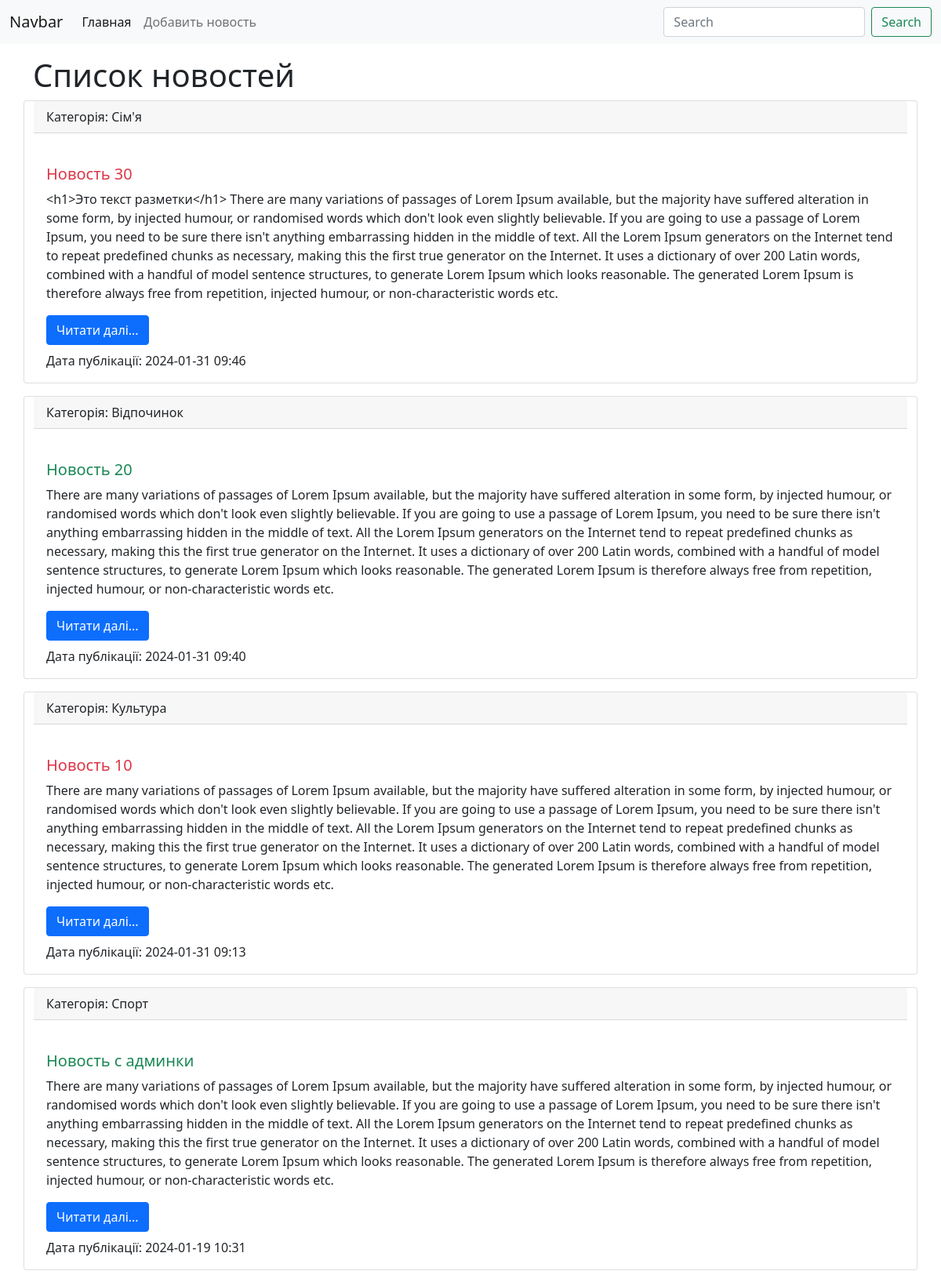
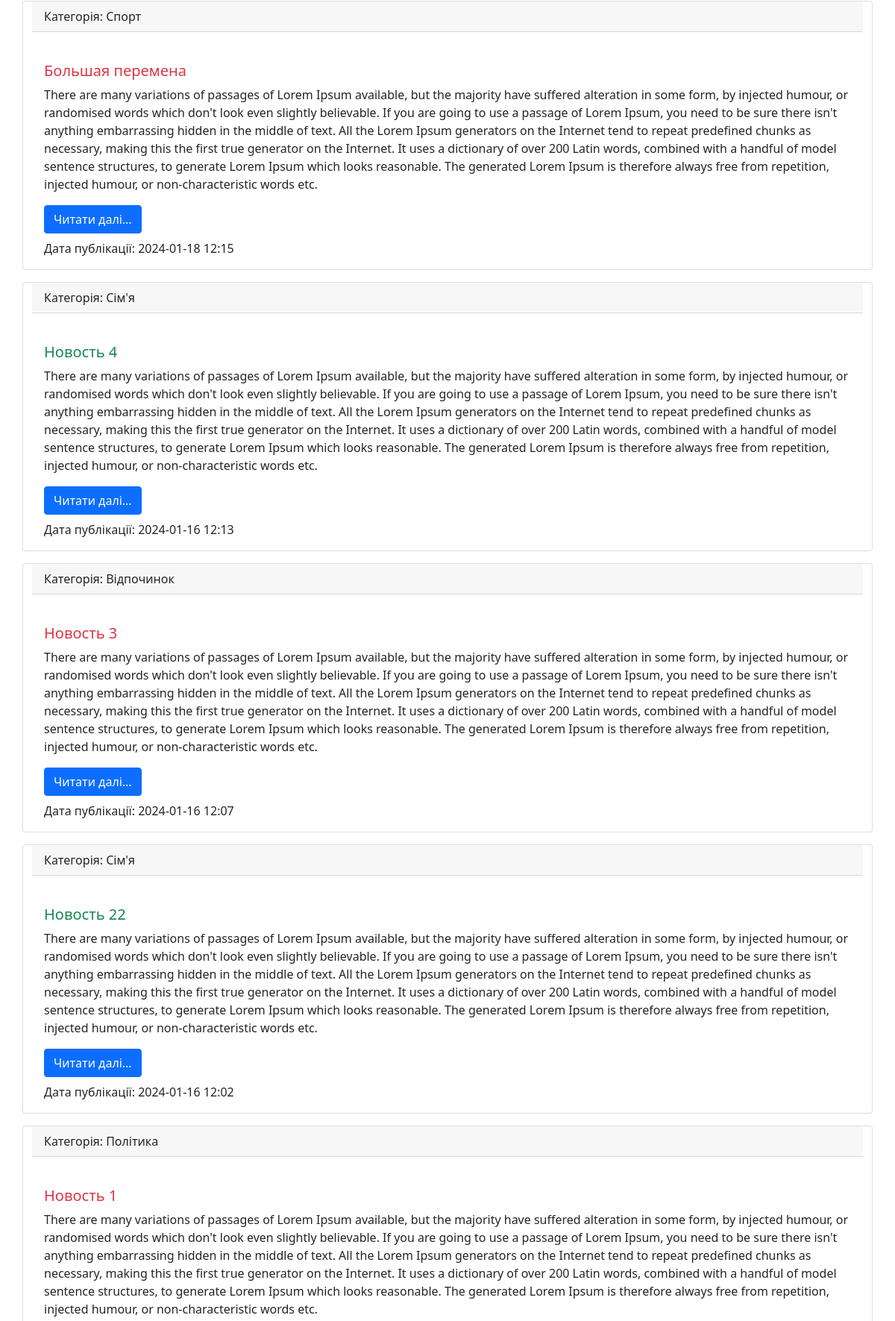
The page / (upper part) on the database its author committed (2 pictures, top to bottom).
### news/models.py (models this page shows, shortened)
class News(models.Model):
    title = models.CharField(max_length = 150, verbose_name='Заголовок')
    content = models.TextField(blank = True, verbose_name='Контент')
    created_at = models.DateTimeField(auto_now_add = True, verbose_name='Створено')
    updated_at = models.DateTimeField(auto_now = True, verbose_name = 'Відредактовано')
    photo = models.ImageField(upload_to = 'photo/%Y/%m/%d', verbose_name='Фото', blank = True)
    is_published = models.BooleanField(default = True, verbose_name = 'Опубліковано')
    category = models.ForeignKey('Category', on_delete = models.PROTECT, null = True, verbose_name = 'Категорія')    # связывание с моделью Категории
    def my_func(self):
        return 'Hello from model News'
    class Meta:
        verbose_name = 'Новина' # название в единственном числе
        verbose_name_plural = 'Новини'   # название в множественном числе
        ordering = ['-created_at']  # по какому полю сортировать - и на сайт тоже влияет, можно и по 2 полям

class Category(models.Model):
    title = models.CharField(max_length = 150, db_index = True, verbose_name = 'Назва категорії')
    def __str__(self):
        return self.title
    class Meta:
        verbose_name = 'Категорія'
        verbose_name_plural = 'Категорії'
        ordering = ['title']

### news/views.py (the view)
# urls.py: path('', index),
def index(request):
    news = News.objects.order_by('-created_at')
    return render(request, 'news/index.html', context = {'news': news, 'title': 'Список новостей'})

### news/templates/news/index.html (shortened to what this page needs)
<!doctype html>
<html lang="en">
<head>
    <link href="https://cdn.jsdelivr.net/npm/bootstrap@5.0.2/dist/css/bootstrap.min.css" rel="stylesheet"
>
</head>
<body>
<nav class="navbar navbar-expand-lg navbar-light bg-light">
    <div class="container-fluid">
        <a class="navbar-brand" href="/">Navbar</a>
        <div class="collapse navbar-collapse" id="navbarSupportedContent">
            <ul class="navbar-nav me-auto mb-2 mb-lg-0">
                <li class="nav-item">
                    <a class="nav-link active" aria-current="page" href="/">Главная</a>
                </li>
                <li class="nav-item">
                    <a class="nav-link" href="/">Добавить новость</a>
                </li>
            </ul>
            <form class="d-flex">
                <input class="form-control me-2" type="search" placeholder="Search" aria-label="Search">
                <button class="btn btn-outline-success" type="submit">Search</button>
            </form>
        </div>
    </div>
</nav>
<div class="container mt-3">
    <h1>{{title}}</h1>
    <div class="row">
        {% for item in news %}
        <div class="card mb-3">
            <div class="card-header">
                Категорія: {{item.category}}
            </div>
            <div class="card-body">
                <div class="media">
                    <div class="media-body">
                        <h5 class="card-title {% cycle 'text-danger' 'text-success' %}">{{item.title}}</h5>
                        <p class="card-text">{{item.content}}</p>
                        <a href="#" class="btn btn-primary">Читати далі...</a>
                        <p class="card-text mt-2">Дата публікації: {{item.created_at|date:"Y-m-d H:i"}}</p>
                    </div>
                </div>
            </div>
        </div>
        {% empty %}
        eggggg
        {% endfor %}
    </div>
</div>
</body>
</html>

### rows shown on the page
News: category "Сім'я", title "Новость 30", content "<h1>Это текст разметки</h1> There are many variations of passages of Lorem Ipsum available, but the majority have suffered alteration in some form, by injected humour, or randomised words which don't look even slightly believable. If you are going to use a passage of Lorem Ipsum, you need to be sure there isn't anything embarrassing hidden in the middle of text. All the Lorem Ipsum generators on the Internet tend to repeat predefined chunks as necessary, making this the first true generator on the Internet. It uses a dictionary of over 200 Latin words, combined with a handful of model sentence structures, to generate Lorem Ipsum which looks reasonable. The generated Lorem Ipsum is therefore…", created_at "2024-01-31 09:46"
News: category "Відпочинок", title "Новость 20", content "There are many variations of passages of Lorem Ipsum available, but the majority have suffered alteration in some form, by injected humour, or randomised words which don't look even slightly believable. If you are going to use a passage of Lorem Ipsum, you need to be sure there isn't anything embarrassing hidden in the middle of text. All the Lorem Ipsum generators on the Internet tend to repeat predefined chunks as necessary, making this the first true generator on the Internet. It uses a dictionary of over 200 Latin words, combined with a handful of model sentence structures, to generate Lorem Ipsum which looks reasonable. The generated Lorem Ipsum is therefore always free from…", created_at "2024-01-31 09:40"
News: category "Культура", title "Новость 10", content "There are many variations of passages of Lorem Ipsum available, but the majority have suffered alteration in some form, by injected humour, or randomised words which don't look even slightly believable. If you are going to use a passage of Lorem Ipsum, you need to be sure there isn't anything embarrassing hidden in the middle of text. All the Lorem Ipsum generators on the Internet tend to repeat predefined chunks as necessary, making this the first true generator on the Internet. It uses a dictionary of over 200 Latin words, combined with a handful of model sentence structures, to generate Lorem Ipsum which looks reasonable. The generated Lorem Ipsum is therefore always free from…", created_at "2024-01-31 09:13"
News: category "Спорт", title "Новость с админки", content "There are many variations of passages of Lorem Ipsum available, but the majority have suffered alteration in some form, by injected humour, or randomised words which don't look even slightly believable. If you are going to use a passage of Lorem Ipsum, you need to be sure there isn't anything embarrassing hidden in the middle of text. All the Lorem Ipsum generators on the Internet tend to repeat predefined chunks as necessary, making this the first true generator on the Internet. It uses a dictionary of over 200 Latin words, combined with a handful of model sentence structures, to generate Lorem Ipsum which looks reasonable. The generated Lorem Ipsum is therefore always free from…", created_at "2024-01-19 10:31"
News: category "Спорт", title "Большая перемена", content "There are many variations of passages of Lorem Ipsum available, but the majority have suffered alteration in some form, by injected humour, or randomised words which don't look even slightly believable. If you are going to use a passage of Lorem Ipsum, you need to be sure there isn't anything embarrassing hidden in the middle of text. All the Lorem Ipsum generators on the Internet tend to repeat predefined chunks as necessary, making this the first true generator on the Internet. It uses a dictionary of over 200 Latin words, combined with a handful of model sentence structures, to generate Lorem Ipsum which looks reasonable. The generated Lorem Ipsum is therefore always free from…", created_at "2024-01-18 12:15"
News: category "Сім'я", title "Новость 4", content "There are many variations of passages of Lorem Ipsum available, but the majority have suffered alteration in some form, by injected humour, or randomised words which don't look even slightly believable. If you are going to use a passage of Lorem Ipsum, you need to be sure there isn't anything embarrassing hidden in the middle of text. All the Lorem Ipsum generators on the Internet tend to repeat predefined chunks as necessary, making this the first true generator on the Internet. It uses a dictionary of over 200 Latin words, combined with a handful of model sentence structures, to generate Lorem Ipsum which looks reasonable. The generated Lorem Ipsum is therefore always free from…", created_at "2024-01-16 12:13"
News: category "Відпочинок", title "Новость 3", content "There are many variations of passages of Lorem Ipsum available, but the majority have suffered alteration in some form, by injected humour, or randomised words which don't look even slightly believable. If you are going to use a passage of Lorem Ipsum, you need to be sure there isn't anything embarrassing hidden in the middle of text. All the Lorem Ipsum generators on the Internet tend to repeat predefined chunks as necessary, making this the first true generator on the Internet. It uses a dictionary of over 200 Latin words, combined with a handful of model sentence structures, to generate Lorem Ipsum which looks reasonable. The generated Lorem Ipsum is therefore always free from…", created_at "2024-01-16 12:07"
News: category "Сім'я", title "Новость 22", content "There are many variations of passages of Lorem Ipsum available, but the majority have suffered alteration in some form, by injected humour, or randomised words which don't look even slightly believable. If you are going to use a passage of Lorem Ipsum, you need to be sure there isn't anything embarrassing hidden in the middle of text. All the Lorem Ipsum generators on the Internet tend to repeat predefined chunks as necessary, making this the first true generator on the Internet. It uses a dictionary of over 200 Latin words, combined with a handful of model sentence structures, to generate Lorem Ipsum which looks reasonable. The generated Lorem Ipsum is therefore always free from…", created_at "2024-01-16 12:02"
News: category "Політика", title "Новость 1", content "There are many variations of passages of Lorem Ipsum available, but the majority have suffered alteration in some form, by injected humour, or randomised words which don't look even slightly believable. If you are going to use a passage of Lorem Ipsum, you need to be sure there isn't anything embarrassing hidden in the middle of text. All the Lorem Ipsum generators on the Internet tend to repeat predefined chunks as necessary, making this the first true generator on the Internet. It uses a dictionary of over 200 Latin words, combined with a handful of model sentence structures, to generate Lorem Ipsum which looks reasonable. The generated Lorem Ipsum is therefore always free from…"

### other values the page prints
{{ title }} "Список новостей"
